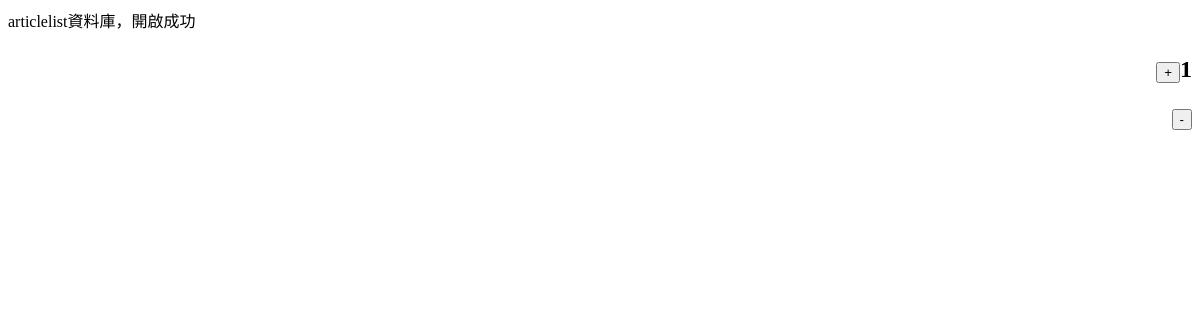
Page /get_article.php?listId=2 on the earlier database version.
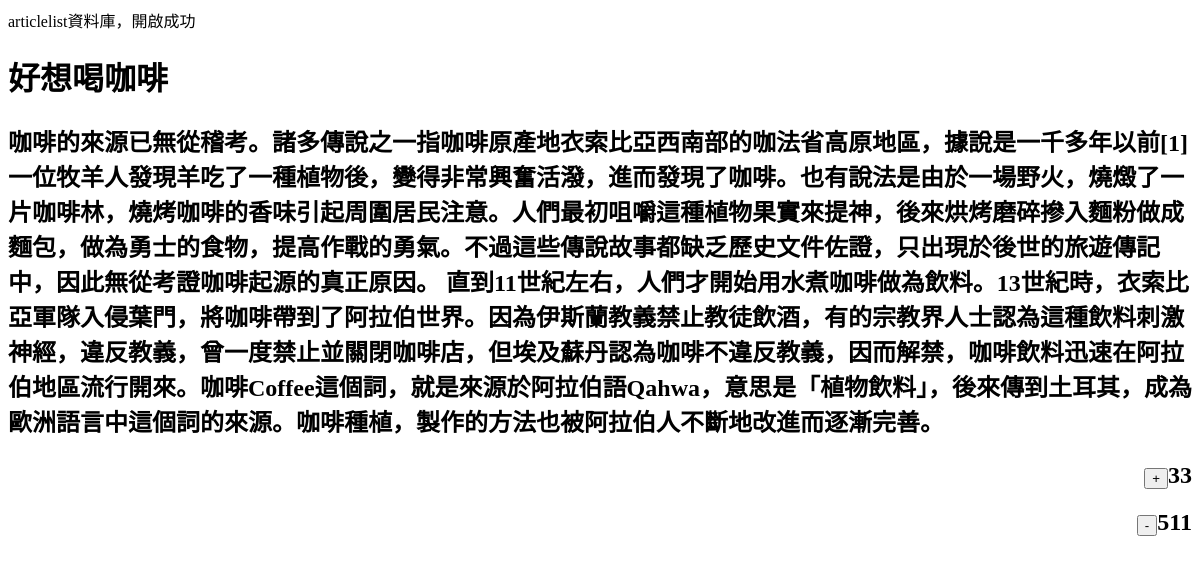
Same page on the later database version.
### tables this page shows
CREATE TABLE IF NOT EXISTS `article` (
  `listId` varchar(10) NOT NULL,
  `userId` varchar(10) NOT NULL,
  `title` varchar(10) NOT NULL,
  `article` text NOT NULL,
  `good` int(11) NOT NULL,
  `bad` int(11) NOT NULL,
  PRIMARY KEY (`listId`,`userId`),
  KEY `userId` (`userId`)
);

### get_article.php (the view, shortened to what this page needs)
<!doctype html>
<html>
<head>
</head>
<body>
<?php
$art_ID=$_GET["listId"];
$link=mysqli_connect("localhost","root","usbw","articlelist")or die("無法開啟articlelist資料庫");
echo "articlelist資料庫，開啟成功";
mysqli_query($link, 'SET NAMES utf8');
$sql="SELECT* FROM article WHERE listId=" . $art_ID ;
$result=mysqli_query($link,$sql);
$row=mysqli_fetch_assoc($result);
$Title=$row["title"];
$Article=$row["article"];
$Good=$row["good"];
$Bad=$row["bad"];
?>
<h1 style="font-size: xx-large"><?php echo $Title?></h1>
<h3 style="font-size: x-large"><?php echo $Article?></h3>
<h2 style="text-align: right"><input type="button" value="+" onClick="<?php $Good++ ?>"><?php echo $Good ?></h2>
<h2 style="text-align: right"><input type="button" value="-" onClick="<?php $Bad-- ?>"><?php echo $Bad?></h2>
</body>
</html>

Differences in the rows shown:
added article: title "好想喝咖啡", article "咖啡的來源已無從稽考。諸多傳說之一指咖啡原產地衣索比亞西南部的咖法省高原地區，據說是一千多年以前[1]一位牧羊人發現羊吃了一種植物後，變得非常興奮活潑，進而發現了咖啡。也有說法是由於一場野火，燒燬了一片咖啡林，燒烤咖啡的香味引起周圍居民注意。人們最初咀嚼這種植物果實來提神，後來烘烤磨碎摻入麵粉做成麵包，做為勇士的食物，提高作戰的勇氣。不過這些傳說故事都缺乏歷史文件佐證，只出現於後世的旅遊傳記中，因此無從考證咖啡起源的真正原因。 直到11世紀左右，人們才開始用水煮咖啡做為飲料。13世紀時，衣索比亞軍隊入侵葉門，將咖啡帶到了阿拉伯世界。因為伊斯蘭教義禁止教徒飲酒，有的宗教界人士認為這種飲料刺激神經，違反教義，曾一度禁止並關閉咖啡店，但埃及蘇丹認為咖啡不違反教義，因而解禁，咖啡飲料迅速在阿拉伯地區流行開來。咖啡Coffee這個詞，就是來源於阿拉伯語Qahwa，意思是「植物飲料」，後來傳到土耳其，成為歐洲語言中這個詞的來源。咖啡種植，製作的方法也被阿拉伯人不斷地改進而逐漸完善。"
Other differences:
$Good: "1" → "33"
$Bad: (not shown) → "511"
